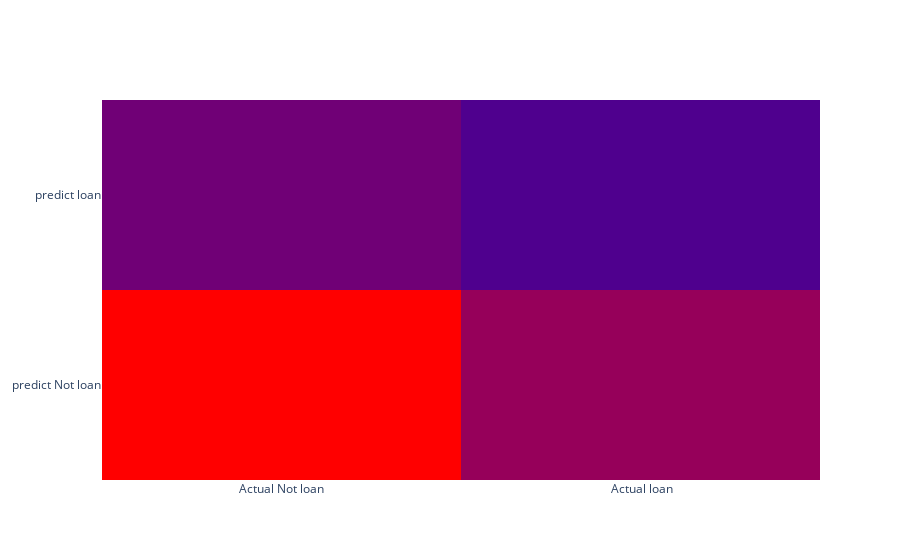

Notebook source saved alongside this figure:
### Code cell
knn = KNeighborsClassifier(algorithm = 'auto', leaf_size = 30, metric = 'minkowski', metric_params = None, n_jobs = 1, n_neighbors = 5, p = 2, weights = 'uniform')
    knn.fit(X_train, y_train)
    predictions = knn.predict(X_test)
    probabilities = knn.predict_proba(X_test)
    precision = precision_score(y_test, predictions)
    accuracy = accuracy_score(y_test, predictions)
    rs = recall_score(y_test, predictions)
    f1 = f1_score(y_test, predictions)
    conf_mat=confusion_matrix(y_test, predictions)
    print(conf_mat)
    print (f1)

### Figure 1 — Plotly figure (JSON) as saved in the notebook; plotly's stock layout.template omitted (floating-point values rounded to 4 significant figures)
{"data": [{"colorscale": [[0, "rgb(150,0,90)"], [0.125, "rgb(0,0,200)"], [0.25, "rgb(0,25,255)"], [0.375, "rgb(0,152,255)"], [0.5, "rgb(44,255,150)"], [0.625, "rgb(151,255,0)"], [0.75, "rgb(255,234,0)"], [0.875, "rgb(255,111,0)"], [1, "rgb(255,0,0)"]], "name": "matrix", "showscale": false, "type": "heatmap", "x": ["Actual Not loan", " Actual loan"], "xaxis": "x2", "y": ["predict Not loan", "predict loan"], "yaxis": "y2", "z": [[1364, 4], [47, 85]]}], "layout": {}}
